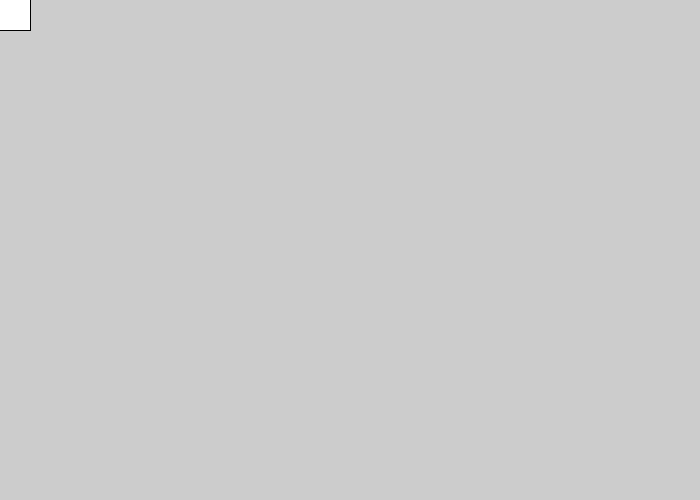
Frame 1 (no input)
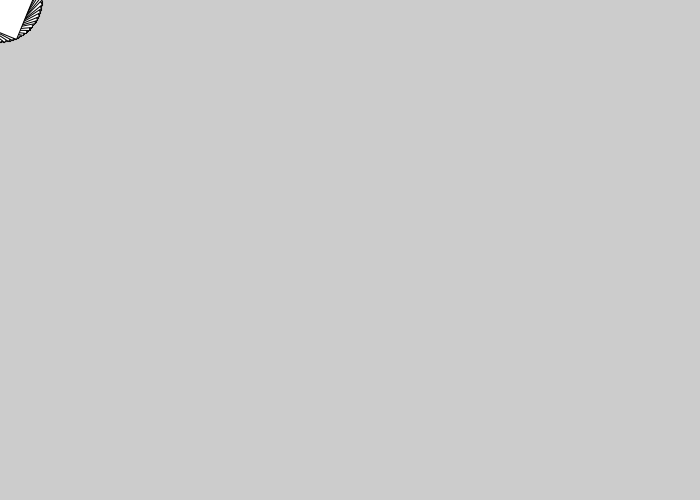
Frame 60 (the mouse pressed at the canvas centre just before this capture)
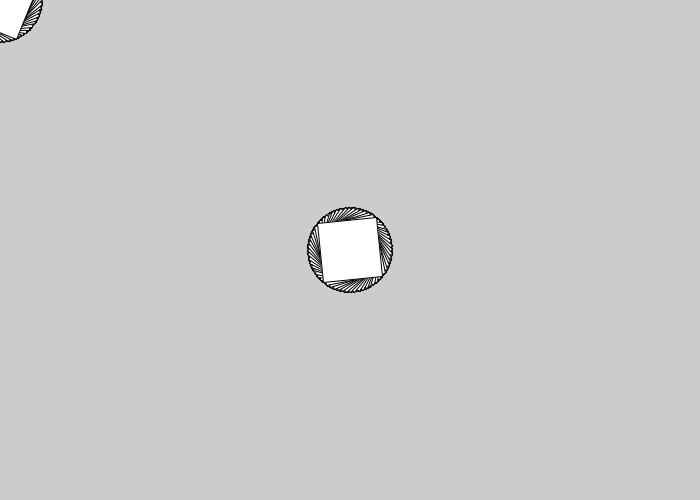
Frame 120 (the mouse held since frame 60 and released just before this capture)

The Processing sketch that drew these frames (run headless with seeded random() and noise(); from frame 60 on, the mouse is pressed at the canvas centre):

// Processing sketch: doodle
// ── doodle.pde
float angle = 0.0;

void setup() {
     size(700, 500);
     smooth();
}

void draw() {
     translate(mouseX, mouseY);
     rotate(angle);
     rect(-30, -30, 60, 60);
     if(mousePressed){
       angle += 0.1;
     } else{
       angle -= 0.1;
     }
}
